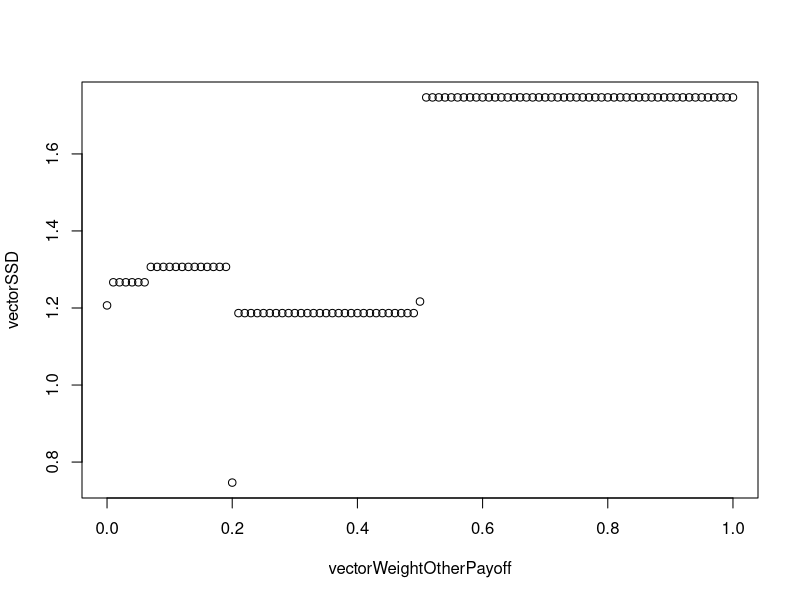
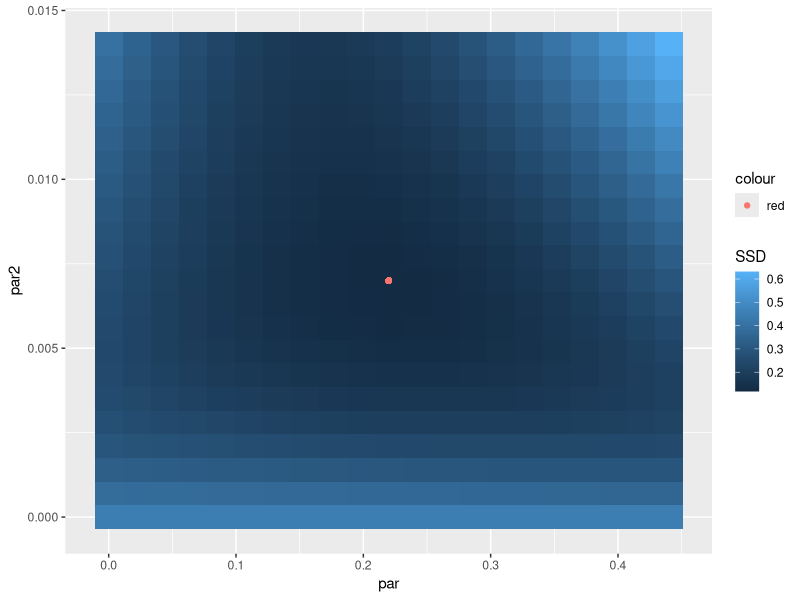

Here is the R script that generated these plots, in order: (Note: this script raises an error after producing the figures.)
## ---- chunk 1
# install.packages("tidyverse")
library(tidyverse)
library(purrr)
library(tidyr)
## ---- chunk 2
# Spalten der Tabelle als Vektoren erstellen
Game <- c("Berk29", "Barc2", "Berk17", "Berk23", "Barc8", "Berk15", "Berk26")
LeftPayoffA <- c(400, 400, 400, 800, 300, 200, 0)
LeftPayoffB <- c(400, 400, 400, 200, 600, 700, 800)
RightPayoffA <- c(750, 750, 750, 0, 700, 600, 400) 
RightPayoffB <- c(400, 375, 375, 0, 500, 600, 400)
ObsProbRight <- c(.69, .48, .50, 0, .33, .73, .22)

# Vektoren in eine Tabelle packen
dataRaw <- data.frame(Game, 
                   LeftPayoffA, 
                   LeftPayoffB, 
                   RightPayoffA, 
                   RightPayoffB, 
                   ObsProbRight)

# Die Rohdaten ausgeben
print(dataRaw)
## ---- chunk 3
# Nutzenfunktion definieren
Utility <- function(ownPayoff, # Input1
                    weightOtherPayoff,# Input2
                    otherPayoff) { # Input3
  weightOwnPayoff <- 1 - weightOtherPayoff # Calculation
  return(weightOtherPayoff * otherPayoff + weightOwnPayoff * ownPayoff) # Output
}

# Anwendung der Nutzenfunktion
Utility(ownPayoff = 5,
        weightOtherPayoff = 0.5,
        otherPayoff = 40)
## ---- chunk 4
# Das Gewicht, das Spieler B auf die Auszahlung von Spieler A legt
parameter = .2

# Berechnung der Nutzen von Spieler B für die Alternativen Left und Right
# Berechnung der vorhergesagten Wahlwahrscheinlichkeit für die Alternative Right
# Berechung der quadrierten Abweichungen zwischen vorhergesagten Wahlwahrscheinlichkeiten und der beobachteten Wahlwahrscheinlichkeiten bzw. Frequenzen
dataFix <- dataRaw %>% 
  mutate(LeftUtilityB = Utility(ownPayoff = LeftPayoffB, 
                                weightOtherPayoff = parameter,
                                otherPayoff = LeftPayoffA),
         RightUtilityB = Utility(ownPayoff = RightPayoffB, 
                                 weightOtherPayoff = parameter,
                                 otherPayoff = RightPayoffA)) %>% 
  mutate(PredProbRight = ifelse(test = RightUtilityB > LeftUtilityB, yes = 1, 
                                ifelse(test = RightUtilityB == LeftUtilityB, yes = .5, no = 0)),
         SquaredDiff = (ObsProbRight - PredProbRight)^2)

# Summe der quadrierten Abweichungen
sum(dataFix$SquaredDiff)

## ---- chunk 5
vectorWeightOtherPayoff <- 0:100 / 100
#vectorWeightOtherPayoff

vectorSSD = rep(NA, length(vectorWeightOtherPayoff))
count <- 1
for (parameter in vectorWeightOtherPayoff) {
dataEst <- dataRaw %>% 
  mutate(LeftUtilityB = Utility(ownPayoff = LeftPayoffB, 
                                weightOtherPayoff = parameter,
                                otherPayoff = LeftPayoffA),
         RightUtilityB = Utility(ownPayoff = RightPayoffB, 
                                 weightOtherPayoff = parameter,
                                 otherPayoff = RightPayoffA)) %>% 
  mutate(PredProbRight = ifelse(test = RightUtilityB > LeftUtilityB, yes = 1, 
                                ifelse(test = RightUtilityB == LeftUtilityB, yes = .5, no = 0)),
         SquaredDiff = (ObsProbRight - PredProbRight)^2)

SSD = sum(dataEst$SquaredDiff) # Sum of squared differences

vectorSSD[count] = SSD

count <- count + 1
}

dataEstimation <- data.frame(vectorWeightOtherPayoff, vectorSSD)
## ---- chunk 6
plot(dataEstimation)
## ---- chunk 7
dataEstimation
## ---- chunk 8
parameter = .2 # change to .2 and change to .21 - What do you observe?

dataEst <- dataRaw %>% 
  mutate(LeftUtilityB = Utility(ownPayoff = LeftPayoffB, 
                                weightOtherPayoff = parameter,
                                otherPayoff = LeftPayoffA),
         RightUtilityB = Utility(ownPayoff = RightPayoffB, 
                                 weightOtherPayoff = parameter,
                                 otherPayoff = RightPayoffA)) %>% 
  mutate(PredProbRight = ifelse(test = RightUtilityB > LeftUtilityB, yes = 1, 
                                ifelse(test = RightUtilityB == LeftUtilityB, yes = .5, no = 0)),
         SquaredDiff = (ObsProbRight - PredProbRight)^2)

dataEst
## ---- chunk 9
sumSqDiff <- function(parameter, parameter2){

dataEst <- dataRaw %>% 
  mutate(LeftUtilityB = Utility(ownPayoff = LeftPayoffB, 
                                weightOtherPayoff = parameter,
                                otherPayoff = LeftPayoffA),
         RightUtilityB = Utility(ownPayoff = RightPayoffB, 
                                 weightOtherPayoff = parameter,
                                 otherPayoff = RightPayoffA)) %>% 
  mutate(PredProbRight = exp(RightUtilityB * parameter2) / 
                        (exp(LeftUtilityB * parameter2) + exp(RightUtilityB * parameter2)),
         SquaredDiff = (ObsProbRight - PredProbRight)^2)

SSD = sum(dataEst$SquaredDiff) # Sum of squared differences is returned by function
}

print(sumSqDiff(parameter = .1, parameter2 = 0))
## ---- chunk 10
### Heatmap
myheatmap <- function(parameter, parameter2, dev){
# Grid
comparison_grid <- expand.grid(par = seq(parameter * (1 - dev),
                                         parameter * (1 + dev), 
                                         length.out = 21),
                               par2 = seq(parameter2 * (1 - dev),
                                         parameter2 * (1 + dev), 
                                         length.out = 21)) %>%
  group_by(par, par2) %>%
  nest()

# Results
grid_results <-
  comparison_grid %>%
  mutate(SSD = map2(par, par2, ~sumSqDiff(parameter = .x, parameter2 = .y))) %>% 
  unnest(cols = SSD) %>% 
  arrange(SSD)

# Best fitting paramters
opt_par <- grid_results$par[1]
opt_par2 <- grid_results$par2[1]

# Heatmap
ggplot(data = grid_results) + 
  geom_tile(aes(x = par, y = par2, fill = SSD)) +
  geom_point(aes(x = opt_par, y = opt_par2, color = "red"))
}
## ---- chunk 11
myheatmap(parameter = 0.22, # Gewicht auf Auszahlung von A
          parameter2 = .007, # Gamma*
          dev = 1)# Intervall der Paramtervariation

# * Wie stark richte ich mich nach meinen Präferenzen? 
# 0 = Random Choice 
# hohes Gamma = Nutzenmaximierung
## ---- chunk 12
#help(optim)

sumSqDiff2 <- function(par){
  parameter <- par[1]
  parameter2 <- par[2]

dataEst <- dataRaw %>% 
  mutate(LeftUtilityB = Utility(ownPayoff = LeftPayoffB, 
                                weightOtherPayoff = parameter,
                                otherPayoff = LeftPayoffA),
         RightUtilityB = Utility(ownPayoff = RightPayoffB, 
                                 weightOtherPayoff = parameter,
                                 otherPayoff = RightPayoffA)) %>% 
  mutate(PredProbRight = exp(RightUtilityB * parameter2) / 
                        (exp(LeftUtilityB * parameter2) + exp(RightUtilityB * parameter2)),
         SquaredDiff = (ObsProbRight - PredProbRight)^2)

SSD = sum(dataEst$SquaredDiff) # Sum of squared differences is returned by function
}

optim(par = c(0, .1), # Startwerte für Parameter weightOtherPayoff, gamma
      fn = sumSqDiff2) # zu minimierende funktion
## ---- chunk 13
# Nutzenfunktion definieren
Utility2 <- function(ownPayoff, # Input1
                    weightOtherPayoffBetterOff,# Input2
                    weightOtherPayoffWorseOff,# Input3
                    otherPayoff) { # Input4
  
  weightOwnPayoff <- 1 - weightOtherPayoffBetterOff # Calculation
  
  if (otherPayoff > ownPayoff) {
    weightOwnPayoff <- 1 - weightOtherPayoffWorseOff # Calculation
  }
  
  return( (1 - weightOwnPayoff)  * otherPayoff + weightOwnPayoff * ownPayoff) # Output
}

sumSqDiff3 <- function(par){
  parameter <- par[1] # gewicht anderer payoff, wenn besser gestellt
  parameter2 <- par[2] # gewicht anderer payoff, wenn schlechter gestellt
  parameter3 <- par[3]# gamma

dataEst <- dataRaw %>% 
  mutate(LeftUtilityB = Utility2(ownPayoff = LeftPayoffB, 
                                 weightOtherPayoffBetterOff = parameter,
                                 weightOtherPayoffWorseOff = parameter2,
                                 otherPayoff = LeftPayoffA),
         RightUtilityB = Utility2(ownPayoff = RightPayoffB,
                                  weightOtherPayoffBetterOff = parameter,
                                  weightOtherPayoffWorseOff = parameter2,
                                  otherPayoff = RightPayoffA)) %>% 
  mutate(PredProbRight = exp(RightUtilityB * parameter3) / 
                        (exp(LeftUtilityB * parameter3) + exp(RightUtilityB * parameter3)),
         SquaredDiff = (ObsProbRight - PredProbRight)^2)

SSD = sum(dataEst$SquaredDiff) # Sum of squared differences is returned by function
}

optim(par = c(0, 0, 0), # Startwerte für Parameter = *
      fn = sumSqDiff3)

# * weightOtherPayoffBetterOff, weightOtherPayoffWorseOff, gamma  
